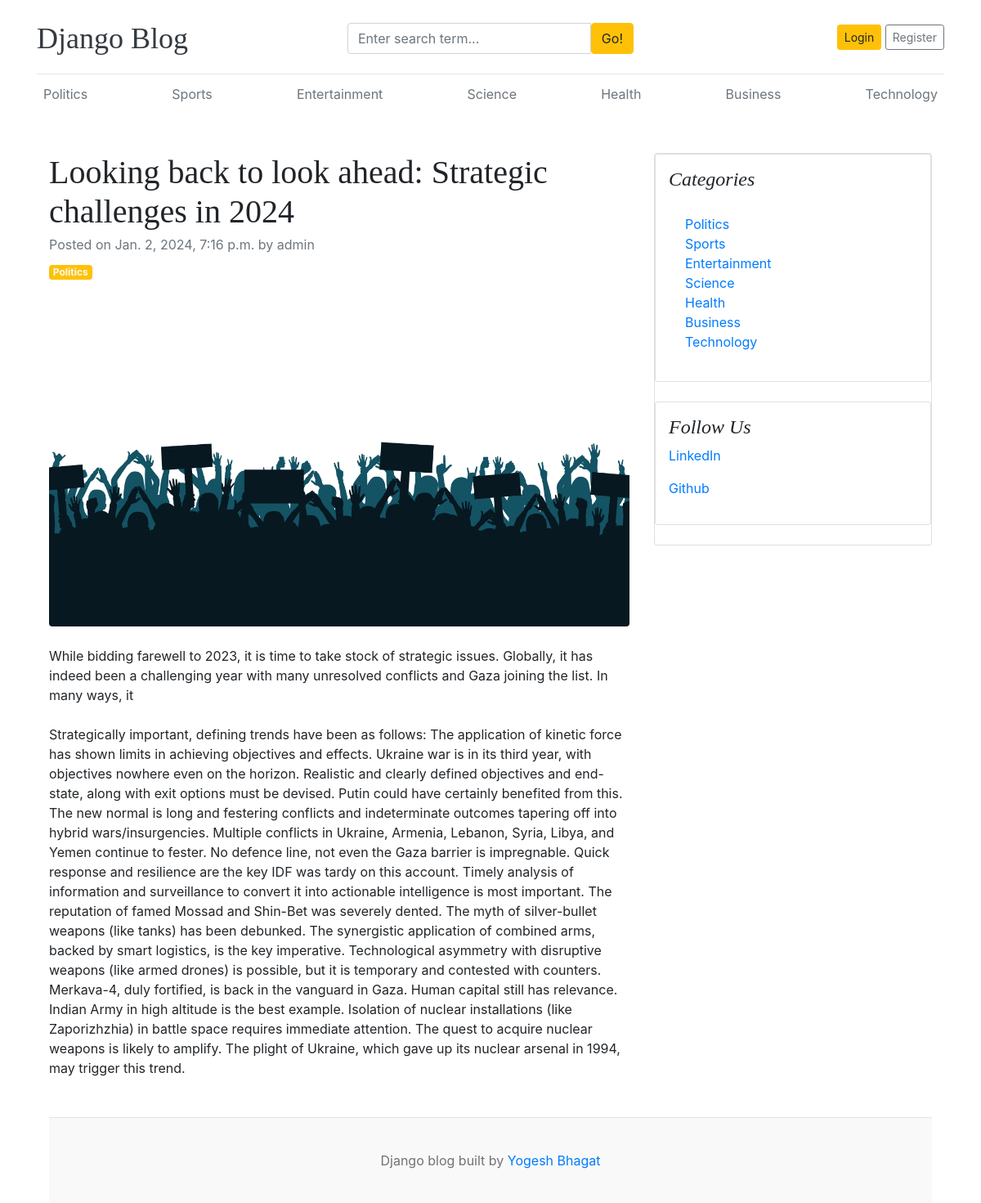
The app's page /blog/looking-back-to-look-ahead-strategic-challenges-in-2024/, older data.
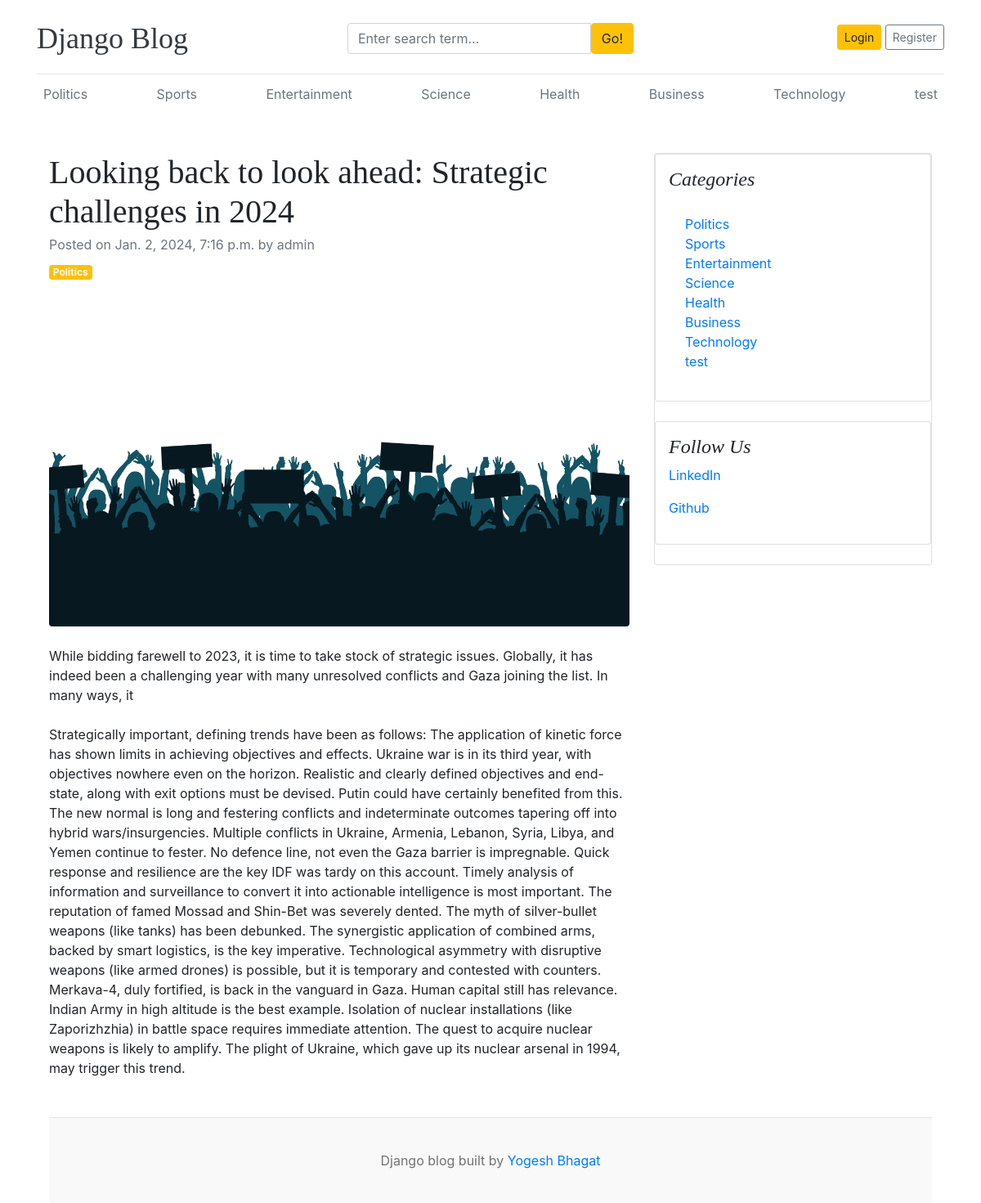
The same page, newer data.
### blogs/models.py (models this page shows)
class Category(models.Model):
    category_name = models.CharField(max_length=50)
    created_at = models.DateTimeField(auto_now_add=True)
    updated_at = models.DateTimeField(auto_now = True)
    class Meta:
        verbose_name_plural = 'Categories'
    def __str__(self):
        return self.category_name

### side_data/models.py (models this page shows, shortened)
class SocialLink(models.Model):
    title = models.CharField(max_length=100)
    link = models.URLField()
    created_at = models.DateTimeField(auto_now_add=True)
    updated_at = models.DateTimeField(auto_now=True)

### blogs/views.py (the view)
# urls.py: path('<slug:slug>/', views.single_blog, name='single_blog'),
def single_blog(request, slug):
    blog = get_object_or_404(Blog, slug=slug, status='Published')
    context = {
        'blog' : blog
    }
    return render(request, 'single_blog.html', context)

### blogs/context_processors.py (called while the page is built)
def get_categories(request):
    categories = Category.objects.all()
    return dict(categories=categories)

def get_social_links(request):
    social_links = SocialLink.objects.all()
    return dict(social_links=social_links)

### templates/single_blog.html
{% extends 'base.html' %}
{% block content %}
<div class="container mt-5">
  <div class="row">
      <div class="col-lg-8">
          <article>
              <header class="mb-4">
                  <h1 class="fw-bolder mb-1">{{blog.title}}</h1>
                  <div class="text-muted fst-italic mb-2">Posted on {{blog.created_at}} by {{blog.author.username}}</div>
                  <a class="badge bg-warning text-decoration-none text-light" href="{% url 'blogs_by_category' blog.category.id %}">{{blog.category}}</a>
              </header>
              <figure class="mb-4"><img class="img-fluid rounded" src="{{blog.image.url}}" alt="..." /></figure>
              <section class="mb-5">
                  <p class="fs-5 mb-4">{{blog.short_description}}</p>
                  <p class="fs-5 mb-4">{{blog.blog_body}}</p>
                  </section>
          </article>
      </div>
      <div class="col-lg-4">
          <div class="card mb-4">
        {% if categories %}
        <div class="card mb-4 p-3">
            <h4 class="font-italic">Categories</h4>
            <div class="card-body">
                <div class="row">
                    <div class="col-sm-6">
                        <ul class="list-unstyled mb-0">
                            {% for category in categories %}
                            <li><a href="{% url 'blogs_by_category' category.id %}">{{category.category_name}}</a></li>
                            {% endfor %}
                        </ul>
                    </div>
                </div>
            </div>
        </div>
        {% endif %}
          {% if social_links %}
          <div class="card mb-4 p-3">
              <h4 class="font-italic">Follow Us</h4>
              {% for social_link in social_links %}
              <ol class="list-unstyled">
                  <li><a href="{{social_link.link}}" target="_blank">{{social_link.title}}</a></li>
              </ol>
              {% endfor %}
          </div>
          {% endif %}
      </div>
  </div>
</div>
{% endblock %}

### templates/base.html (shortened to what this page needs)
{% load static %}
<!DOCTYPE html>
<html lang="en">
<head>
    <link href="https://getbootstrap.com/docs/4.0/dist/css/bootstrap.min.css" rel="stylesheet">
    <link rel="stylesheet" href="https://cdnjs.cloudflare.com/ajax/libs/font-awesome/4.7.0/css/font-awesome.min.css">
    <link href="{% static 'css/blog.css' %}" rel="stylesheet">
  </head>
<body>
    <div class="container">
      <header class="blog-header py-3">
        <div class="row flex-nowrap justify-content-between align-items-center">
          <div class="col-4 pt-1">
            <a class="blog-header-logo text-dark" href="/">Django Blog</a>
          </div>
          <div class="col-4 pt-1">
            <form action="{% url 'search' %}" method="GET">
              <div class="input-group">
                <input class="form-control" type="text" name="keyword" value="{{keyword}}" placeholder="Enter search term..." aria-label="Enter search term..." aria-describedby="button-search" />
                <button type="submit" class="btn btn-warning" id="button-search" type="button">Go!</button>
            </div>
            </form>
          </div>
          <div class="col-4 d-flex justify-content-end align-items-center">
            {% if not user.is_authenticated %}
            <a class="btn btn-sm btn-warning" href="{% url 'login' %}">Login</a> &nbsp;
            <a class="btn btn-sm btn-outline-secondary" href="{% url 'register' %}">Register</a>
            {% else %}
            <a href="{% url 'dashboard' %}" class="btn btn-warning">Dashboard</a>
            &emsp;
            <a href="{% url 'logout' %}" class="btn btn-warning">Logout</a>
            {% endif %}
          </div>
        </div>
      </header>
      <div class="nav-scroller py-1 mb-2">
        <nav class="nav d-flex justify-content-between">
          {% for category in categories %}
          <a class="p-2 text-muted" href="{%url 'blogs_by_category' category.id%}">{{category.category_name}}</a>
          {% endfor %}
        </nav>
      </div>
{% block content %}
{% endblock %}
<footer class="blog-footer">
  <p>Django blog built  by <a href="#">Yogesh Bhagat</a></p>
</footer>
</body>
</html>

Row changes from the older to the newer data that the page shows:
added Category: category_name "test"
